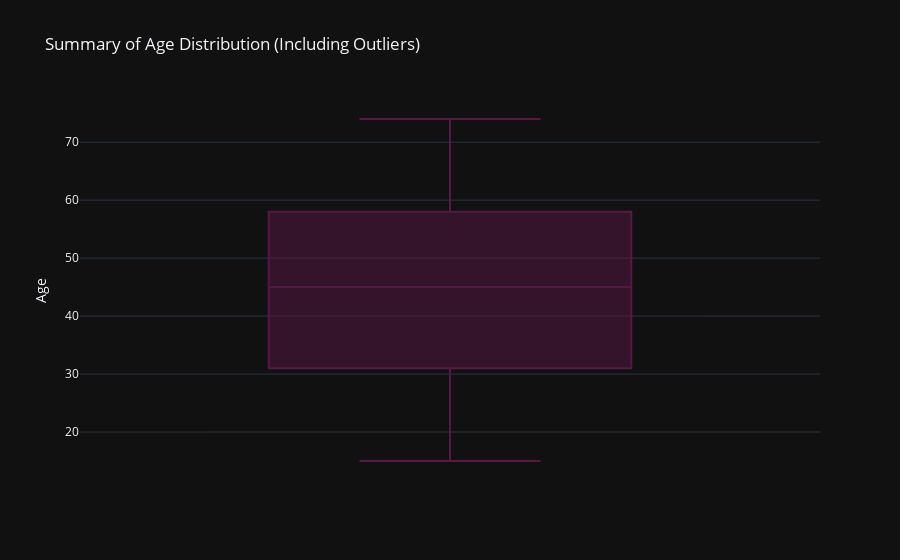

Write notebook code for a chart like this one.
### Code cell
fig = px.box(df, y='Age', title='Summary of Age Distribution (Including Outliers)',template='plotly_dark')
fig.update_traces(marker=dict(color='#581845'))
fig.update_layout(yaxis_title='Age')
fig.show()

### Figure 1 — Plotly figure (JSON) as saved in the notebook; plotly's stock layout.template omitted (floating-point values rounded to 4 significant figures; data arrays with more than 128 entries replaced by an {"elided": "..."} marker saying what was removed)
{"data": [{"alignmentgroup": "True", "hovertemplate": "Age=%{y}<extra></extra>", "legendgroup": "", "marker": {"color": "#581845"}, "name": "", "notched": false, "offsetgroup": "", "orientation": "v", "showlegend": false, "type": "box", "x0": " ", "xaxis": "x", "y": {"elided": "200 int values"}, "y0": " ", "yaxis": "y"}], "layout": {"autosize": true, "boxmode": "group", "legend": {"tracegroupgap": 0}, "title": {"text": "Summary of Age Distribution (Including Outliers)"}, "xaxis": {"anchor": "y", "autorange": true, "domain": [0, 1], "range": [-0.5, 0.5], "type": "category"}, "yaxis": {"anchor": "x", "autorange": true, "domain": [0, 1], "range": [11.72, 77.28], "title": {"text": "Age"}, "type": "linear"}}}
